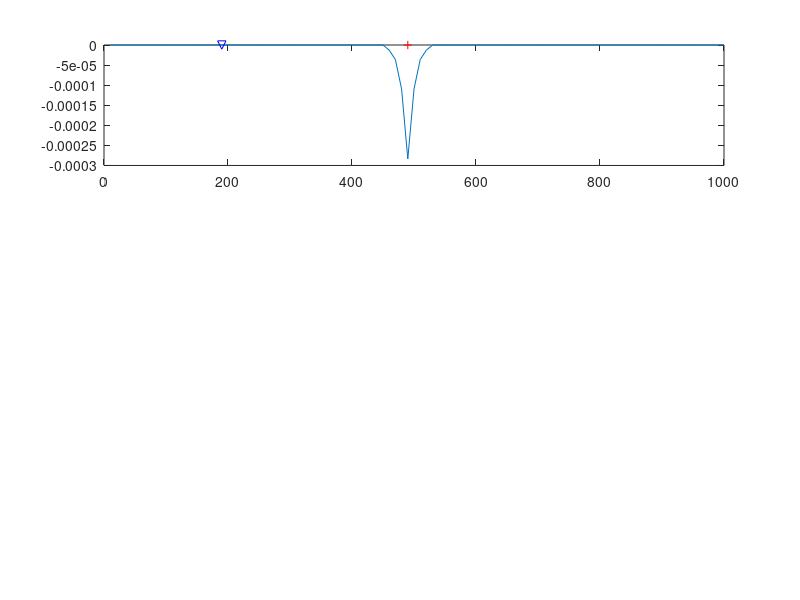

The MATLAB script that drew this image: (Note: this script raises an error after producing the figure.)
% Modified from seismic-live python version (web) and wave1d.m (Ruhul Firdaus)
% Writer: Yudha Styawan
% email : yudhastyawan26@gmail.com

% opening the session (close all)
clc; clear; close all;

% SWITCHERS
% ========

isAbsorb = 1;               % 1 if Absorbing boundary condition
isplotstf = 0;              % 1 if plot the source time function
isplotstfspec = 0;          % 1 if plot the source spectrum
ishetero = 1;               % 1 if heterogeneous medium (2 layers)
isrecordedspec = 1;         % 1 if show the recorded wave spectrum

% PARAMETER CONFIGURATION
% =======================

% 1. distance
xmin = 10;                  % meter
xmax = 1000;                % meter
dx = 10;                    % meter
x = xmin:dx:xmax;           % xmin dx+xmin 2dx+xmin 3dx+xmin ... xmax
nx = length(x);

% 2. velocity model (edit the model here)
% homogeneous
c0 = 1000.;                 % m/s
c = zeros(1,nx);
c = c + c0;

% heterogeneous (2 layers)
if ishetero == 1
    c1 = 2000;
    c2 = 1000;
    c0 = max(c1,c2);
    xcb = 700;                        % boundary, meter
    icb = round((xcb - xmin)/dx);     % point
    c = zeros(1,nx);
    c(1:icb) = c1;
    c(icb+1:end) = c2;
end

% 3. source position
xsrc = 500;                      % meter
isrc = round((xsrc - xmin)/dx);  % point

% 4. receiver position
xr = 200;                       % meter
ir = round((xr - xmin)/dx);     % point

% 5. time length
tmax = 2;                       % sec
CFL = 1;                        % CFL stability criterion = c0 * dt/dx
dt = CFL*dx/c0;
time = 0:dt:tmax;
nt = length(time);

% SOURCE TIME FUNCTION (GAUSSIAN)
% ===============================

% 1. initialization
f0 = 30.;                                       % max frequency band (see the freq. spectrum)
t0 = 4. / f0;
src = -2. * (time - t0) * (f0 ^ 2) .*...
    (exp(-1.0 * (f0 ^ 2) * (time - t0) .^ 2));  % 1st diff. of gaussian
src = (src(3:end)-src(1:end-2))/2/dt;           % 2nd diff. of gaussian
src = -[0 src 0];
src = src/max(abs(src));                        % normalization

% 2. plot stf
if isplotstf == 1
    figure(1)
    plot(time, src)
    xlabel('t (s)'); ylabel('amplitude'); title('source time function')
end

% 3. plot the frequency spectrum
if isplotstfspec == 1
    Af = abs(fft(src));
    Af = Af(1:round(end/2));
    ff = linspace(0,1/(2*dt),length(Af));
    figure(2)
    plot(ff,Af)
    xlabel('frequency (Hz)'); ylabel('amplitude'); title('source spectrum')
end

%%
% 1D WAVE SIMULATION
% ==================

% 1. initialize empty pressure
p = zeros(1,nx);                % the current p
pold = p;                       % p before the current p
pnew = p;                       % p after the current p
d2px = p;                       % second derivative (without /dx^2)

% 2. initialize empty seismogram
seis = zeros(1,nt);

% -> if recorded wave spectrum is shown -> configure subplot numbers
if isrecordedspec == 1
    nsubplot = 3;
else
    nsubplot = 2;
end

% 3. calculate the finite difference
for it=1:nt
    for i=2:nx-1
        d2px(i) = p(i+1)-2*p(i)+p(i-1);
    end

    % time extrapolation
    k = (c .* dt ./ dx).^2;
    pnew = 2 * p - pold + k .* d2px;

    % Absorbing Boundary Condition (one-way wave equation)
    if isAbsorb == 1
        pnew(1) = p(1) + (c(1)*dt/dx) * ( p(2) - p(1) ); % + menjalar hanya ke kiri
        pnew(nx) = p(nx) - (c(nx)*dt/dx) * ( p(nx) - p(nx - 1) ); % - menjalar hanya ke kanan
    end

    % add source term at isrc
    pnew(isrc) = pnew(isrc) + src(it);

    % remap time levels
    pold = p;
    p = pnew;

    % output seismogram
    seis(it) = p(ir);

    % plot
    idisp = 5;              % set the interval animation (points)
    if mod(it,idisp) == 0
        figure(3)
        
        % animate the propagation
        subplot(nsubplot,1,1)
        plot(x,p)
        hold on
        plot(x(isrc),0,'r+')
        plot(x(ir),0,'bv')
        if ishetero == 1
            xline(x(icb))
        end
        hold off
        ylim([-1,1])
        legend('wave','source position','receiver position')
        xlabel('distance (m)'); ylabel('amplitude'); title('wave propagation')

        % live record
        subplot(nsubplot,1,2)
        plot(time(1:it),seis(1:it))
        ylim([-1,1])
        xlim([0,tmax])
        xlabel('t (s)'); ylabel('amplitude'); title('recorded wave in the station (live)')

        % recorded wave spectrum
        if isrecordedspec == 1
            subplot(3,1,3)
            Sf = abs(fft(seis));
            Sf = Sf(1:round(end/2))/max(abs(Sf));
            fx = linspace(0,1/(2*dt),length(Sf));
            plot(fx,Sf)
            ylim([0,1])
            xlabel('frequency (Hz)'); ylabel('amplitude'); title('recorded wave spectrum')
        end
        
        % delay animation in sec
        pause(0.1)
    end
end